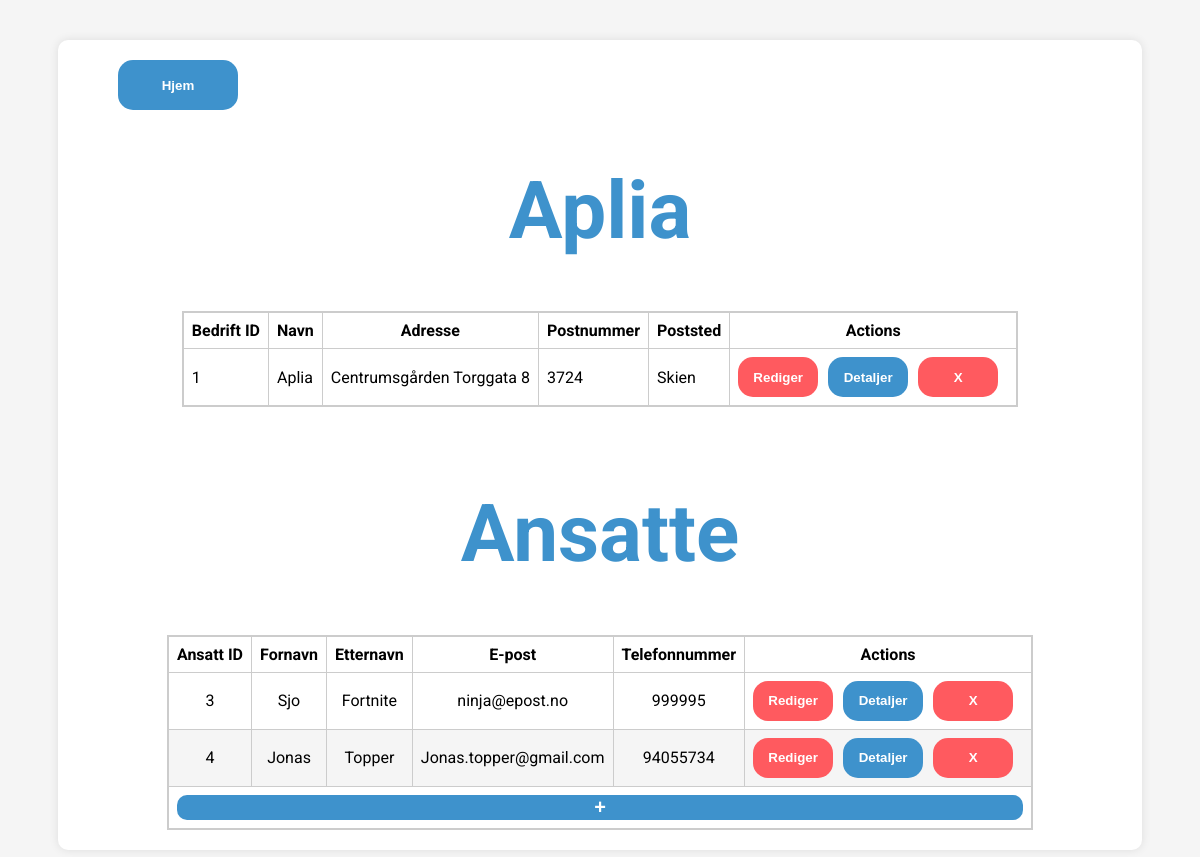
The page /CRUD/Read.php?bedrift_id=1 on the database its author committed.
### tables this page shows
CREATE TABLE `bedrifter_tb` (
  `bedrift_id` bigint(20) UNSIGNED NOT NULL,
  `bedrift_navn` varchar(45) NOT NULL,
  `bedrift_adresse` varchar(45) NOT NULL,
  `bedrift_org_form` varchar(45) NOT NULL,
  `bedrift_reg_dato` date DEFAULT NULL,
  `bedrift_org_nr` varchar(45) NOT NULL,
  `bedrift_beskrivelse` varchar(250) DEFAULT NULL,
  `bedrift_post_nr` varchar(4) NOT NULL,
  `bedrift_post_sted` varchar(45) NOT NULL,
  `bedrift_logo_filepath` varchar(100) DEFAULT NULL,
  `bedrift_er_kunde` tinyint(1) NOT NULL
);

CREATE TABLE `ansatte_tb` (
  `ansatte_id` bigint(20) UNSIGNED NOT NULL,
  `ansatte_etternavn` varchar(30) NOT NULL,
  `ansatte_fornavn` varchar(30) NOT NULL,
  `ansatte_stilling` varchar(40) NOT NULL,
  `ansatte_kontakt_person` tinyint(1) NOT NULL,
  `ansatte_tlf_nr` varchar(15) NOT NULL,
  `ansatte_epost` varchar(250) NOT NULL,
  `ansatte_bedrifts_id` bigint(20) UNSIGNED NOT NULL
);

### CRUD/Read.php (the view, shortened to what this page needs)
<?php
include 'connect.php';
if (isset($_GET['bedrift_id'])) {
    $id = $_GET['bedrift_id'];
    $sql_edit = "SELECT * FROM bedrifter_tb
              INNER JOIN ansatte_tb
              ON bedrifter_tb.bedrift_id = ansatte_tb.ansatte_bedrifts_id
              WHERE ansatte_tb.ansatte_bedrifts_id = $id";
    $result_edit = mysqli_query($conn, $sql_edit);
    if (mysqli_num_rows($result_edit) > 0) {
        $first_row = mysqli_fetch_assoc($result_edit); ?>
        <!DOCTYPE html>
        <html lang="en">
        <head>
            <link rel="stylesheet" href="../stylesheets/stylesheet.css?v=1.0">
            <link rel="stylesheet" href="https://cdnjs.cloudflare.com/ajax/libs/font-awesome/6.0.0-beta3/css/all.min.css">
        </head>
        <body>
            <main>
                <a href="../"><button type="button" class="btn">Hjem </button></a>
                <h1 class="header-bedrift"><?php echo $first_row['bedrift_navn'] ?></h1>
                <table class="table">
                    <thead>
                        <tr>
                            <th>Bedrift ID</th>
                            <th>Navn</th>
                            <th>Adresse</th>
                            <th>Postnummer</th>
                            <th>Poststed</th>
                            <th>Actions</th>
                        </tr>
                    </thead>
                    <tbody>
                        <tr>
                            <td><?php echo $first_row['bedrift_id'] ?></td>
                            <td><?php echo $first_row['bedrift_navn'] ?></td>
                            <td><?php echo $first_row['bedrift_adresse'] ?></td>
                            <td><?php echo $first_row['bedrift_post_nr'] ?></td>
                            <td><?php echo $first_row['bedrift_post_sted'] ?></td>
                            <td>
                                <div class="button-group">
                                    <a href="Edit-bedrift.php?bedrift_id=<?php echo $id ?>"><button class="edit-btn-table">Rediger</button></a>
                                    <a class="detaljer_kapp" href="Detailed-view-bedrift.php?bedrift_id=<?php echo $id ?>"><button class="details-btn-table">Detaljer</button></a>
                                    <button class="delete-btn-table" onclick="confirmDeleteBedrift('<?php echo htmlspecialchars($first_row['bedrift_navn']) ?>', '<?php echo htmlspecialchars($first_row['bedrift_id']) ?>')">X</button>
                                </div>
                            </td>
                        </tr>
                    </tbody>
                </table>
                <h1 class="header-ansatte">Ansatte</h1>
                <table class="table2">
                    <thead>
                        <tr>
                            <th>Ansatt ID</th>
                            <th>Fornavn</th>
                            <th>Etternavn</th>
                            <th>E-post</th>
                            <th>Telefonnummer</th>
                            <th>Actions</th>
                        </tr>
                    </thead>
                    <tbody>
                        <?php
                        mysqli_data_seek($result_edit, 0);
                        while ($row = mysqli_fetch_assoc($result_edit)) {
                            $ansatt_id = $row['ansatte_id'];
                        ?>
                            <tr>
                                <td><?php echo $row['ansatte_id'] ?></td>
                                <td><?php echo $row['ansatte_fornavn'] ?></td>
                                <td><?php echo $row['ansatte_etternavn'] ?></td>
                                <td><?php echo $row['ansatte_epost'] ?></td>
                                <td><?php echo $row['ansatte_tlf_nr'] ?></td>
                                <td>
                                    <div class="button-group">
                                        <a href="Edit-ansatt.php?ansatte_id=<?php echo $ansatt_id ?>"><button class="edit-btn-table">Rediger</button></a>
                                        <a class="detaljer_kapp" href="Detailed-view-ansatte.php?ansatte_id=<?php echo $row['ansatte_id'] ?>"><button class="details-btn-table">Detaljer</button></a>
                                        <button class="delete-btn-table" onclick="confirmDeleteAnsatte('<?php echo htmlspecialchars($row['ansatte_fornavn']) ?>', '<?php echo htmlspecialchars($row['ansatte_etternavn']) ?>', '<?php echo $row['ansatte_id'] ?>')">X</button>
                                    </div>
                                </td>
                            </tr>
                        <?php
                        }
                        ?>
                        <td colspan="6">
                            <form action="Create-ansatte.php" method="post">
                                <button type="submit" class="bsc-btn">+</button>
                            </form>
                        </td>
                    </tbody>
                </table>
            </main>
        </body>
        </html>
<?php
    }
}
?>

### stylesheets/stylesheet.css (style rules this page uses)
body { background-color: #F5F5F5; margin-top: 5vh; font-family: "Roboto", sans-serif; }
h1 { text-align: center; font-size: 10vh; color: #3E92CC; }
main { background-color: #FFFFFF; margin-left: 50px; margin-right: 50px; padding: 20px; border-radius: 10px; box-shadow: 0 0 10px rgba(0, 0, 0, 0.1); }
a { text-decoration: none; }
table { width: 70%; border-collapse: collapse; border: 2px solid #CCCCCC; border-radius: 10px; margin: auto; }
th, td { border: 1px solid #CCCCCC; padding: 8px; }
tr:nth-child(even) { background-color: #F5F5F5; }
.details-btn-table, .delete-btn-table, .edit-btn-table { min-height: 40px; min-width: 80px; border: none; border-radius: 15px; font-weight: bold; cursor: pointer; }
.details-btn-table { background-color: #3E92CC; color: #FFFFFF; }
.delete-btn-table { background-color: #FF5A5F; color: #FFFFFF; }
.edit-btn-table { background-color: #FF5A5F; color: #FFFFFF; }
.button-group { display: flex; }
.button-group button { margin-right: 10px; }
.table { width: max-content; }
.table td:last-child { white-space: nowrap; }
.btn { min-width: 120px; min-height: 50px; margin-left: 5vh; font-weight: bolder; background-color: #3E92CC; border: none; border-radius: 15px; color: white; }
.table2 { width: 50%; border: 2px solid #ccc; border-radius: 10px; margin: auto; white-space: nowrap; margin-top: 1vh; align-content: center; text-align: center; }
.header-ansatte { margin-top: 10vh; }
.bsc-btn { background-color: #3E92CC; color: #FFFFFF; border: none; min-width: 100%; min-height: 120%; border-radius: 10px; font-size: 20px; font-weight: bolder; cursor: pointer; }

### rows shown on the page
bedrifter_tb: bedrift_navn "Aplia", bedrift_id "1", bedrift_adresse "Centrumsgården Torggata 8", bedrift_post_nr "3724", bedrift_post_sted "Skien"
ansatte_tb: ansatte_id "3", ansatte_fornavn "Sjo", ansatte_etternavn "Fortnite", ansatte_epost "ninja@epost.no", ansatte_tlf_nr "999995"
ansatte_tb: ansatte_id "4", ansatte_fornavn "Jonas", ansatte_etternavn "Topper", ansatte_epost "Jonas.topper@gmail.com", ansatte_tlf_nr "94055734"
